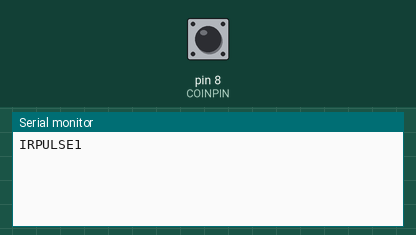
This sketch was run on a simulated Arduino Uno, built with avr-gcc and run on an emulated ATmega328P. Shown: the last lines printed to the serial monitor. Inputs (shaded band) come from the test bench; at power-on: pin 8 (COINPIN) HIGH.

Above: at 1.2 s.
1.3 s: pin 8 (COINPIN) pulled LOW for 0.15 s
At 3.1 s:
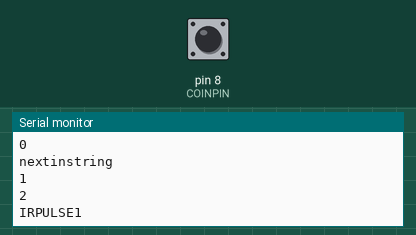
3.9 s: pin 8 (COINPIN) pulled LOW for 1 s
At 6.7 s:
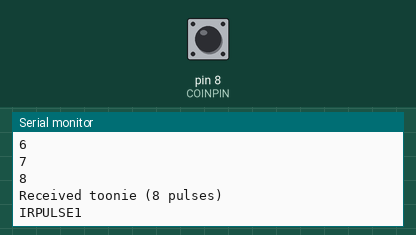
7.4 s: pin 8 (COINPIN) pulled LOW for 3.2 s
12.1 s: pin 8 (COINPIN) pulsed LOW 2 times (0.12 s each, 0.3 s apart)
At 13.8 s:
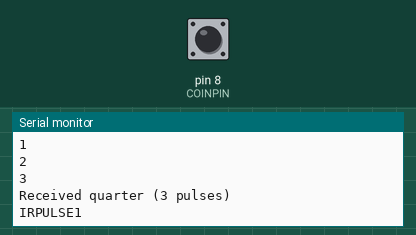
Timing chart, 0 to 15.3 s (numbered marks = the images above; inputs shaded):
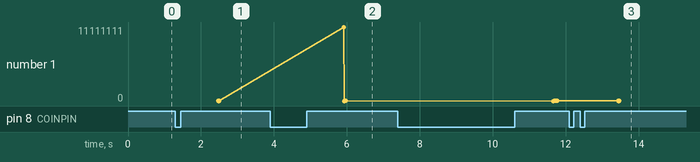

Measured:
- after the input at 1.3 s, the serial monitor: prints a new line after 1.2 s (image 1)
- after the input at 3.9 s, the serial monitor: prints a new line after 2.0 s (image 2)
- after the input at 12.1 s, the serial monitor: prints a new line after 1.3 s (image 3)
- plotted number 1: 2 → 8 after the input at 3.9 s, 8 → 24 after the input at 7.4 s

The sketch:

coin_acceptor_testing.ino
```cpp
//credits for code
//feel free to use however you see fit
//https://github.com/olavxxx/Arduino-Sound-Sensor/blob/master/Soundsensor/Soundsensor.ino
//http://timewitharduino.blogspot.com/2014/01/isr-based-sketch-for-adafruit-coin.html

// i2c extender code for lcd
#define IRSENSOR   //TCRT5000 IR SENSOR module from ebay hotglued to bottom of unit on left side and connected to D0

const int IRPIN = 0;
const int COINPIN = 8;
const int threshold1 = 350;    // higher value for larger sample window
const int sampleWindow = 40; // Sample window width in mS (50 mS = 20Hz)

int oldpulses=0;
int counter=0;
unsigned int sample;
int samplebuffer = 0;
int count=0; //idle loop counter
float money = 0.0;
volatile int pulses = 0;
volatile long timeLastPulse = 0;
String pulsestring;
unsigned long startMillis;
  unsigned long elapsedmilis=0;
  unsigned long halfstart;
  int bpulse=0;

void setup() {
  Serial.begin(9600);
  pinMode(COINPIN,INPUT_PULLUP);
}


void loop() {

   startMillis= millis();  // Start of sample window

   while ( elapsedmilis < sampleWindow)
   {
           #ifdef IRSENSOR
           if (bpulse != 1 && digitalRead(IRPIN) < 1 ){
              counter++;
              bpulse=1;
                pulsestring+=0;
             Serial.println("IRPULSE1");
           }
           #endif

      if (digitalRead(COINPIN) < 1)
      {
       // Serial.println(samplebuffer);
            samplebuffer++;
      }
            elapsedmilis = millis() - startMillis;
   }

    if (samplebuffer >= threshold1)
   {
   //  Serial.println("pulse");
     //   Serial.println(samplebuffer);
        pulses++;
        pulsestring+=1;
        timeLastPulse = millis();
        count=0;
        delay (100);
   }
   else{count++; }//idle counter

  if (elapsedmilis >= sampleWindow) {
    samplebuffer = 0;
    elapsedmilis=0;
    count++;
  }

 // Serial.println(digitalRead(0));


  long timeFromLastPulse = millis() - timeLastPulse;

  if (pulses > 0 && timeFromLastPulse > 1000) //set higher to be more accurate or if you are getting single and double pulse
  {
     pulses = 0;
    for (int i=0;i < pulsestring.length(); i++){
      Serial.println(pulsestring.c_str());
      //Serial.println(pulsestring.length()-1); // exclude the irrpulse spacer

      String pulsestring2;

      pulsestring2 += pulsestring.charAt(i);
      Serial.println(pulsestring2.c_str());

      if (pulsestring2 == "0"){
              i++;
              pulsestring2="";
           pulsestring2 += pulsestring.charAt(i);
           Serial.println("nextinstring");
         }

        while(pulsestring2 == "1"){
                pulsestring2="";
              //  pulsestring2 += pulsestring.charAt(i);
          pulses++;
          i++;
          pulsestring2 += pulsestring.charAt(i);
          Serial.println(pulses);

        }
      pulsestring2="";
     // Serial.println(pulses);

    if (pulses == 3)
    {
      Serial.println("Received quarter (3 pulses)");
      money += .25;
          pulses = 0;
    }

    if (pulses == 4)
    {
      Serial.println("Received looney (4 pulses)");
      money += 1.0;
          pulses = 0;
    }

    if (pulses == 8)
    {
      Serial.println("Received toonie (8 pulses)");
      money += 2.0;
          pulses = 0;
    }
    pulses = 0;

  }
      //counter=0;
    pulsestring="";
    pulses = 0;
    timeFromLastPulse=0;
    timeLastPulse=0;
    oldpulses=0;
        bpulse=0;
  }else{  if (count > 300) { counter=0; bpulse=0;  if (count > 600) {delay(4);  Serial.println("money"); Serial.println(money);
  }}}  //idle detector

 //Serial.println(money);
 // }}
 //idle detector


}
```
